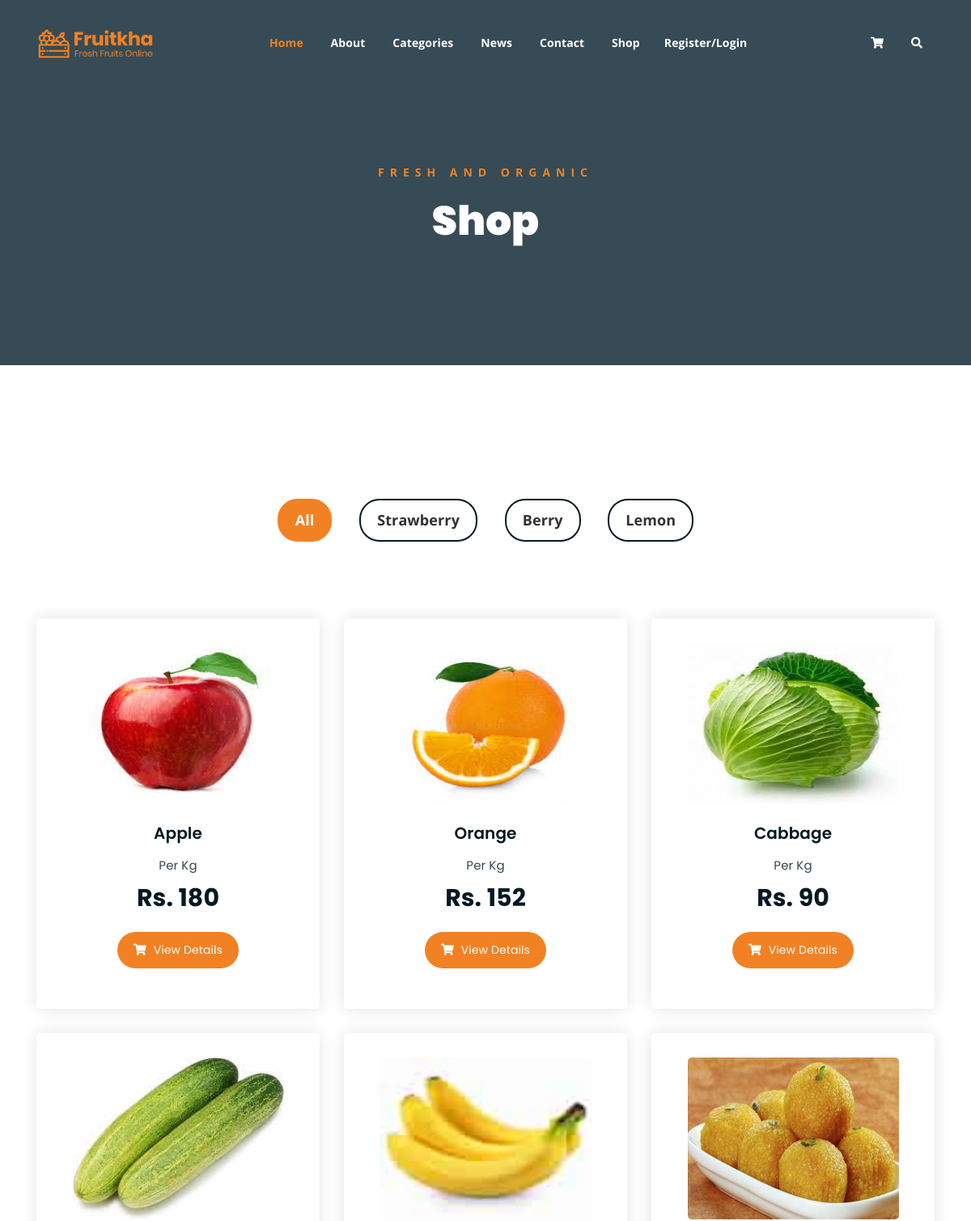
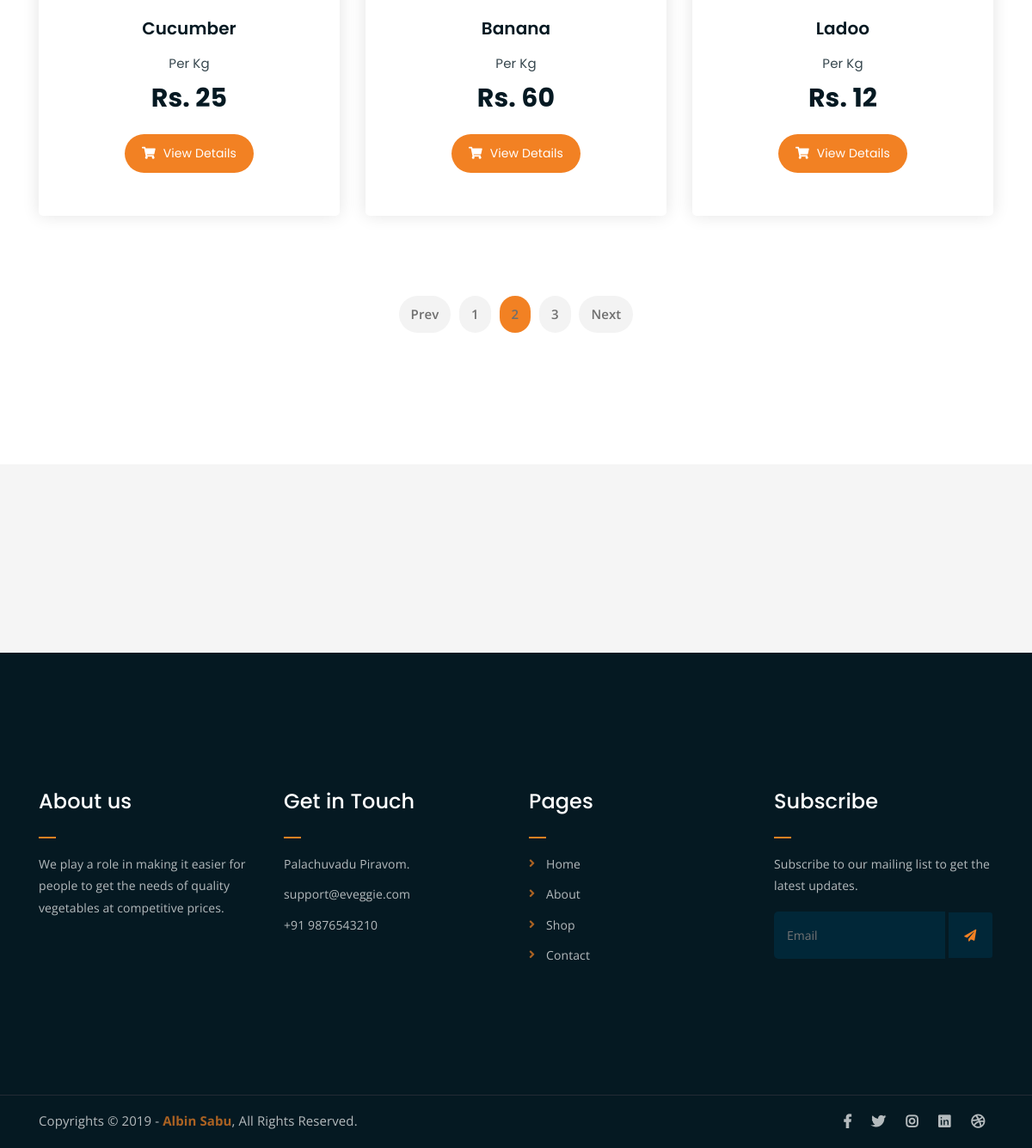
The app's page /product_page/ with its own data (2 pictures, top to bottom).
### Backend/models.py (models this page shows)
class productdb(models.Model):
    Category = models.CharField(max_length=50, null=True, blank=True)
    Pname = models.CharField(max_length=50, null=True, blank=True)
    Description = models.CharField(max_length=50, null=True, blank=True)
    Price = models.IntegerField(null=True, blank=True)
    Pimage = models.ImageField(upload_to="P_Images", null=True, blank=True)

### Webapp/views.py (the view)
# urls.py: path('product_page/', views.product_page, name="product_page"),
def product_page(request):
    pro = productdb.objects.all()
    cat = categorydb.objects.all()
    return render(request, "our_products.html", {'pro': pro, 'cat': cat})

### Webapp/templates/our_products.html (shortened to what this page needs)
<!DOCTYPE html>
{% load static %}
<html lang="en">
<head>
	<link rel="stylesheet" href="{% static 'myfolder/css/all.min.css' %}">
	<link rel="stylesheet" href="{% static 'myfolder/bootstrap/css/bootstrap.min.css' %}">
	<link rel="stylesheet" href="{% static 'myfolder/css/owl.carousel.css' %}">
	<link rel="stylesheet" href="{% static 'myfolder/css/magnific-popup.css' %}">
	<link rel="stylesheet" href="{% static 'myfolder/css/animate.css' %}">
	<link rel="stylesheet" href="{% static 'myfolder/css/meanmenu.min.css' %}">
	<link rel="stylesheet" href="{% static 'myfolder/css/main.css' %}">
	<link rel="stylesheet" href="{% static 'myfolder/css/responsive.css' %}">
</head>
<body>
	<div class="top-header-area" id="sticker">
		<div class="container">
			<div class="row">
				<div class="col-lg-12 col-sm-12 text-center">
					<div class="main-menu-wrap">
						<div class="site-logo">
							<a href="index.html">
								<img src="{% static 'myfolder/img/logo.png' %}" alt="">
							</a>
						</div>
						<nav class="main-menu">
							<ul>
								<li class="current-list-item"><a href="{% url 'home' %}">Home</a>
								</li>
								<li><a href="{% url 'about_page' %}">About</a></li>
								<li><a href="#">Categories</a>
								</li>
								<li><a href="#">News</a>
								</li>
								<li><a href="{% url 'contact_page' %}">Contact</a></li>
								<li><a href="{% url 'product_page' %}">Shop</a>
								{% if request.session.Uname %}
								<li><a href="{% url 'user_out' %}">Welcome {{request.session.Uname}}/Logout</a>
								{% else %}
								<li><a href="{% url 'register_page' %}">Register/Login</a>
								{% endif %}
								</li>
								<li>
									<div class="header-icons">
										<a class="shopping-cart" href="{% url 'disp_cart' %}"><i class="fas fa-shopping-cart"></i></a>
										<a class="mobile-hide search-bar-icon" href="#"><i class="fas fa-search"></i></a>
									</div>
								</li>
							</ul>
						</nav>
					</div>
				</div>
			</div>
		</div>
	</div>
	<div class="breadcrumb-section breadcrumb-bg">
		<div class="container">
			<div class="row">
				<div class="col-lg-8 offset-lg-2 text-center">
					<div class="breadcrumb-text">
						<p>Fresh and Organic</p>
						<h1>Shop</h1>
					</div>
				</div>
			</div>
		</div>
	</div>
	<div class="product-section mt-150 mb-150">
		<div class="container">
			<div class="row">
                <div class="col-md-12">
                    <div class="product-filters">
                        <ul>
                            <li class="active" data-filter="*">All</li>
                            <li data-filter=".strawberry">Strawberry</li>
                            <li data-filter=".berry">Berry</li>
                            <li data-filter=".lemon">Lemon</li>
                        </ul>
                    </div>
                </div>
            </div>
			<div class="row product-lists">
				{% for i in pro %}
				<div class="col-lg-4 col-md-6 text-center strawberry">
					<div class="single-product-item">
						<div class="product-image">
							<a href="single-product.html"><img src="{{i.Pimage.url}}" alt="" height="200px"></a>
						</div>
						<h3>{{i.Pname}}</h3>
						<p class="product-price"><span>Per Kg</span>Rs. {{i.Price}}</p>
						<a href="{% url 'single_page' pid=i.id%}" class="cart-btn"><i class="fas fa-shopping-cart"></i> View Details </a>
					</div>
				</div>
				{% endfor %}
			</div>
			<div class="row" style="margin-top:20px;">
				<div class="col-lg-12 text-center">
					<div class="pagination-wrap">
						<ul>
							<li><a href="#">Prev</a></li>
							<li><a href="#">1</a></li>
							<li><a class="active" href="#">2</a></li>
							<li><a href="#">3</a></li>
							<li><a href="#">Next</a></li>
						</ul>
					</div>
				</div>
			</div>
		</div>
	</div>
	<div class="logo-carousel-section">
		<div class="container">
			<div class="row">
				<div class="col-lg-12">
					<div class="logo-carousel-inner">
						<div class="single-logo-item">
							<img src="{% static 'myfolder/img/company-logos/1.png' %}" alt="">
						</div>
						<div class="single-logo-item">
							<img src="{% static 'myfolder/img/company-logos/2.png' %}" alt="">
						</div>
						<div class="single-logo-item">
							<img src="{% static 'myfolder/img/company-logos/3.png' %}" alt="">
						</div>
						<div class="single-logo-item">
							<img src="{% static 'myfolder/img/company-logos/4.png' %}" alt="">
						</div>
					</div>
				</div>
			</div>
		</div>
	</div>
	<div class="footer-area">
		<div class="container">
			<div class="row">
				<div class="col-lg-3 col-md-6">
					<div class="footer-box about-widget">
						<h2 class="widget-title">About us</h2>
						<p>We play a role in making it easier for people to get the needs of quality vegetables at competitive prices.</p>
					</div>
				</div>
				<div class="col-lg-3 col-md-6">
					<div class="footer-box get-in-touch">
						<h2 class="widget-title">Get in Touch</h2>
						<ul>
							<li>Palachuvadu Piravom.</li>
							<li>support@eveggie.com</li>
							<li>+91 9876543210</li>
						</ul>
					</div>
				</div>
				<div class="col-lg-3 col-md-6">
					<div class="footer-box pages">
						<h2 class="widget-title">Pages</h2>
						<ul>
							<li><a href="{% url 'home' %}">Home</a></li>
							<li><a href="{% url 'about_page' %}">About</a></li>
							<li><a href="{% url 'product_page' %}">Shop</a></li>
							<li><a href="{% url 'contact_page' %}">Contact</a></li>
						</ul>
					</div>
				</div>
				<div class="col-lg-3 col-md-6">
					<div class="footer-box subscribe">
						<h2 class="widget-title">Subscribe</h2>
						<p>Subscribe to our mailing list to get the latest updates.</p>
						<form action="#">
							<input type="email" placeholder="Email">
							<button type="submit"><i class="fas fa-paper-plane"></i></button>
						</form>
					</div>
				</div>
			</div>
		</div>
	</div>
	<div class="copyright">
		<div class="container">
			<div class="row">
				<div class="col-lg-6 col-md-12">
					<p>Copyrights &copy; 2019 - <a href="#">Albin Sabu</a>,  All Rights Reserved.<br>
					</p>
				</div>
				<div class="col-lg-6 text-right col-md-12">
					<div class="social-icons">
						<ul>
							<li><a href="#" target="_blank"><i class="fab fa-facebook-f"></i></a></li>
							<li><a href="#" target="_blank"><i class="fab fa-twitter"></i></a></li>
							<li><a href="#" target="_blank"><i class="fab fa-instagram"></i></a></li>
							<li><a href="#" target="_blank"><i class="fab fa-linkedin"></i></a></li>
							<li><a href="#" target="_blank"><i class="fab fa-dribbble"></i></a></li>
						</ul>
					</div>
				</div>
			</div>
		</div>
	</div>
</body>
</html>

### records on screen
productdb: Pimage (picture), Pname "Apple", Price "180"
productdb: Pimage (picture), Pname "Orange", Price "152"
productdb: Pimage (picture), Pname "Cabbage", Price "90"
productdb: Pimage (picture), Pname "Cucumber", Price "25"
productdb: Pimage (picture), Pname "Banana", Price "60"
productdb: Pimage (picture), Pname "Ladoo", Price "12"
